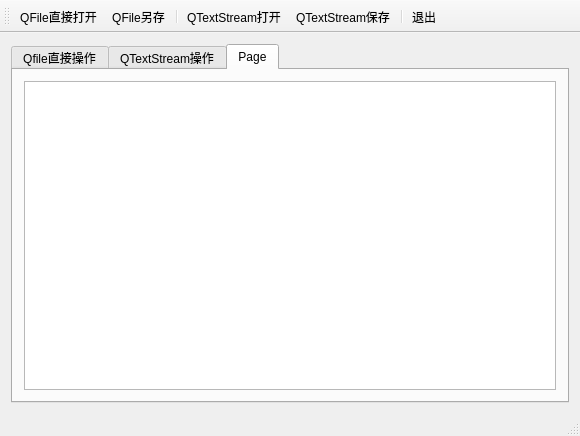
<?xml version="1.0" encoding="UTF-8"?>
<ui version="4.0">
 <class>MainWindow</class>
 <widget class="QMainWindow" name="MainWindow">
  <property name="geometry">
   <rect>
    <x>0</x>
    <y>0</y>
    <width>580</width>
    <height>436</height>
   </rect>
  </property>
  <property name="windowTitle">
   <string>MainWindow</string>
  </property>
  <widget class="QWidget" name="centralWidget">
   <layout class="QHBoxLayout" name="horizontalLayout_2">
    <item>
     <widget class="QTabWidget" name="tabWidget">
      <property name="currentIndex">
       <number>2</number>
      </property>
      <widget class="QWidget" name="tab">
       <attribute name="title">
        <string>Qfile直接操作</string>
       </attribute>
       <layout class="QHBoxLayout" name="horizontalLayout_3">
        <item>
         <widget class="QPlainTextEdit" name="textEditDevice"/>
        </item>
       </layout>
      </widget>
      <widget class="QWidget" name="tab_2">
       <attribute name="title">
        <string>QTextStream操作</string>
       </attribute>
       <layout class="QHBoxLayout" name="horizontalLayout">
        <item>
         <widget class="QPlainTextEdit" name="textEditStream"/>
        </item>
       </layout>
      </widget>
      <widget class="QWidget" name="tab_3">
       <attribute name="title">
        <string>Page</string>
       </attribute>
       <layout class="QHBoxLayout" name="horizontalLayout_4">
        <item>
         <widget class="QPlainTextEdit" name="Ttamp"/>
        </item>
       </layout>
      </widget>
     </widget>
    </item>
   </layout>
  </widget>
  <widget class="QMenuBar" name="menuBar">
   <property name="geometry">
    <rect>
     <x>0</x>
     <y>0</y>
     <width>580</width>
     <height>22</height>
    </rect>
   </property>
  </widget>
  <widget class="QToolBar" name="mainToolBar">
   <property name="toolButtonStyle">
    <enum>Qt::ToolButtonTextUnderIcon</enum>
   </property>
   <attribute name="toolBarArea">
    <enum>TopToolBarArea</enum>
   </attribute>
   <attribute name="toolBarBreak">
    <bool>false</bool>
   </attribute>
   <addaction name="actOpen_IODevice"/>
   <addaction name="actSave_IODevice"/>
   <addaction name="separator"/>
   <addaction name="actOpen_TextStream"/>
   <addaction name="actSave_TextStream"/>
   <addaction name="separator"/>
   <addaction name="actQuit"/>
  </widget>
  <widget class="QStatusBar" name="statusBar"/>
  <action name="actOpen_IODevice">
   <property name="icon">
    <iconset resource="res.qrc">
     <normaloff>:/images/images/804.bmp</normaloff>:/images/images/804.bmp</iconset>
   </property>
   <property name="text">
    <string>QFile直接打开</string>
   </property>
  </action>
  <action name="actSave_IODevice">
   <property name="icon">
    <iconset resource="res.qrc">
     <normaloff>:/images/images/104.bmp</normaloff>:/images/images/104.bmp</iconset>
   </property>
   <property name="text">
    <string>QFile另存</string>
   </property>
  </action>
  <action name="actOpen_TextStream">
   <property name="icon">
    <iconset resource="res.qrc">
     <normaloff>:/images/images/122.bmp</normaloff>:/images/images/122.bmp</iconset>
   </property>
   <property name="text">
    <string>QTextStream打开</string>
   </property>
  </action>
  <action name="actSave_TextStream">
   <property name="icon">
    <iconset resource="res.qrc">
     <normaloff>:/images/images/066.GIF</normaloff>:/images/images/066.GIF</iconset>
   </property>
   <property name="text">
    <string>QTextStream保存</string>
   </property>
  </action>
  <action name="actQuit">
   <property name="icon">
    <iconset resource="res.qrc">
     <normaloff>:/images/images/132.bmp</normaloff>:/images/images/132.bmp</iconset>
   </property>
   <property name="text">
    <string>退出</string>
   </property>
  </action>
 </widget>
 <layoutdefault spacing="6" margin="11"/>
 <resources>
  <include location="res.qrc"/>
 </resources>
 <connections>
  <connection>
   <sender>actQuit</sender>
   <signal>triggered()</signal>
   <receiver>MainWindow</receiver>
   <slot>close()</slot>
   <hints>
    <hint type="sourcelabel">
     <x>-1</x>
     <y>-1</y>
    </hint>
    <hint type="destinationlabel">
     <x>289</x>
     <y>217</y>
    </hint>
   </hints>
  </connection>
 </connections>
</ui>
